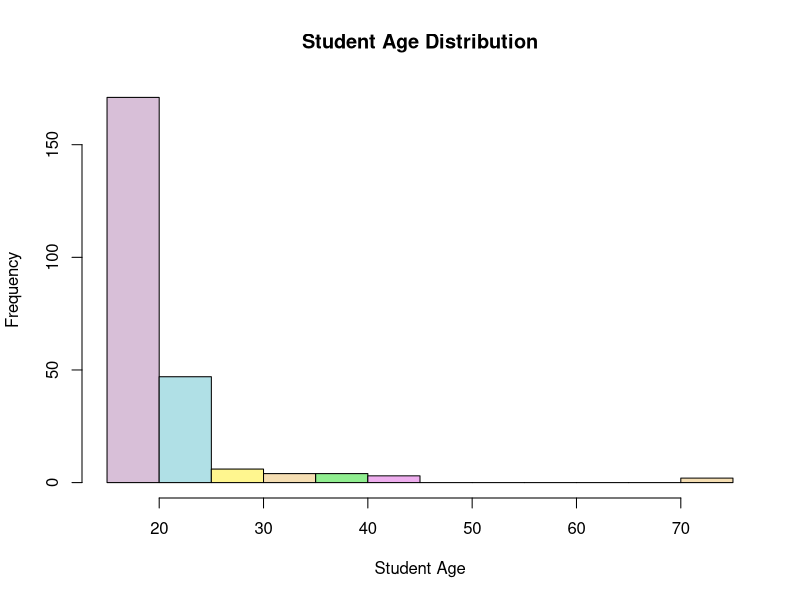
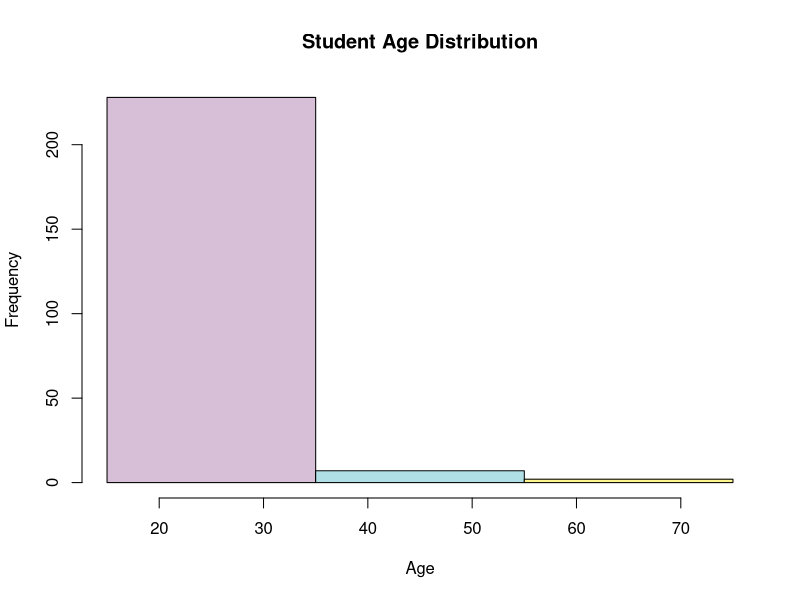
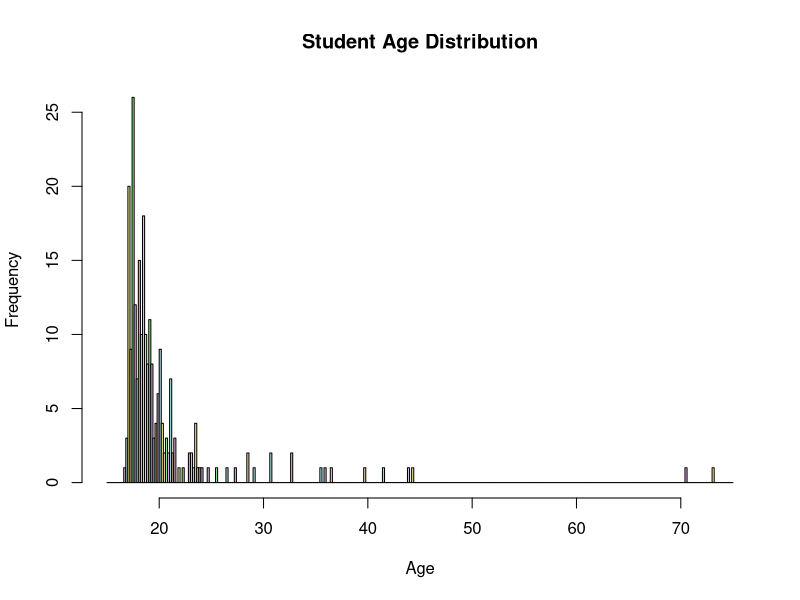
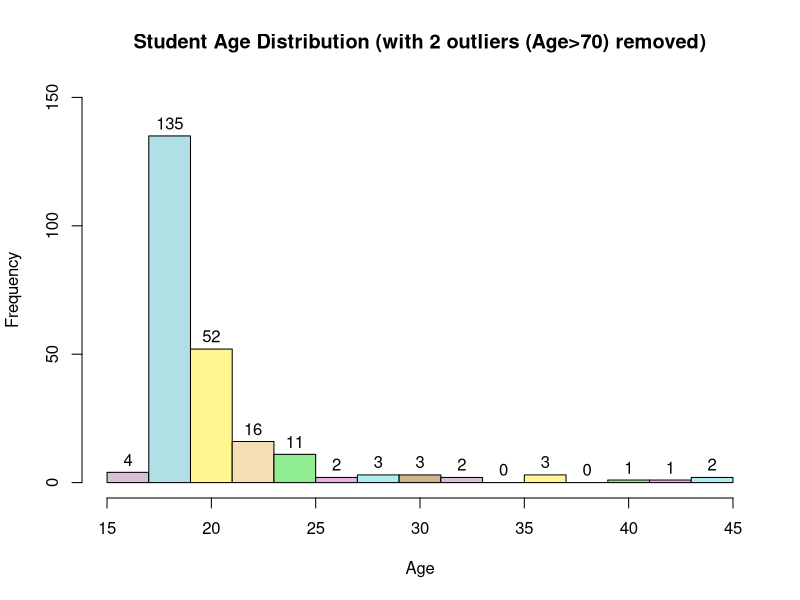
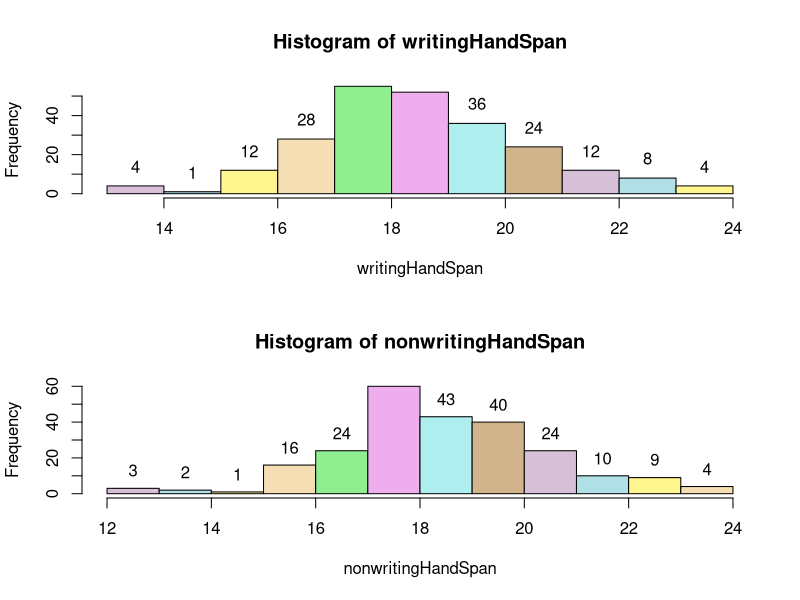
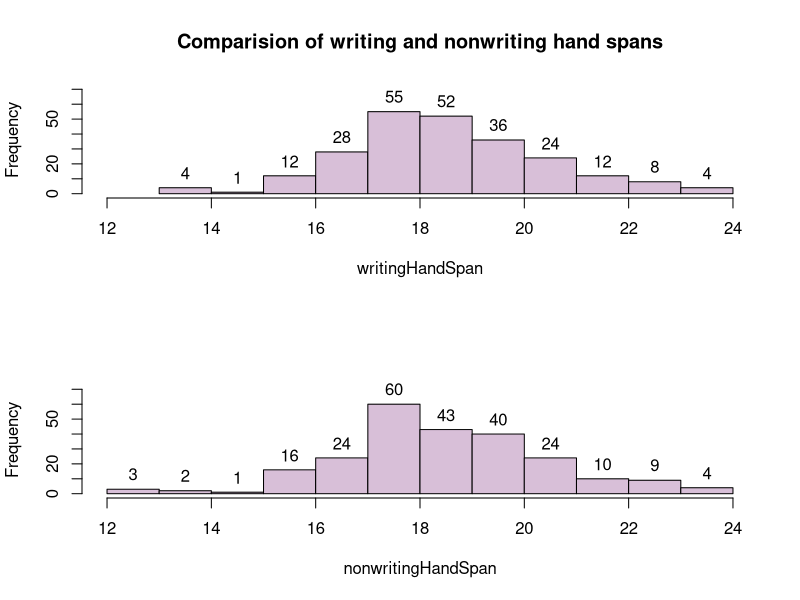
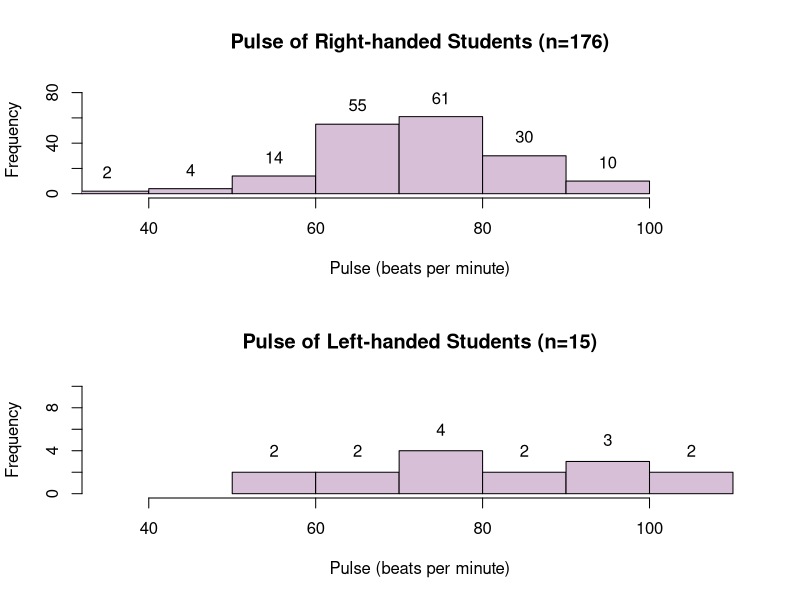

These charts were generated, in order, by the following R code:
library(MASS)
data(survey)

colors <- c("thistle", "powderblue", "khaki1", " wheat", "lightgreen", "plum2", "paleturquoise", "tan")

png(filename="histogram.png", width=600, heigh=400)
hist(survey$Age, right=FALSE, col=colors, 
  main="Student Age Distribution", 
  xlab="Student Age", ylab="Frequency")
dev.off()

# effect of breaks
png(filename="histogram_breaks_few.png", width=600, heigh=400)
breaks = seq(15, 75, by=20)    # too few classes
hist(survey$Age, right=FALSE, col=colors, breaks=breaks,
  main="Student Age Distribution", 
  xlab="Age", ylab="Frequency")
dev.off()
png(filename="histogram_breaks_many.png", width=600, heigh=400)
breaks = seq(15, 75, by=.2)   # too many classes
hist(survey$Age, right=FALSE, col=colors, breaks=breaks,
  main="Student Age Distribution", 
  xlab="Age", ylab="Frequency")
dev.off()

# removing outliers
png(filename="histogram_no_outliers.png", width=600, heigh=400)
x <- survey$Age[survey$Age<70]
breaks = seq(15,45, by=2)
g <- hist(x, right=FALSE, col=colors, breaks=breaks,
  main="Student Age Distribution (with 2 outliers (Age>70) removed)", 
  xlab="Age", ylab="Frequency", ylim=c(0,150))
text(g$mid, g$counts+5, labels=g$counts)
dev.off()



###
### Example: Hand Span for Writing vs Non-writing Hands
### 

# compare follow two code blocks

writingHandSpan <- na.omit(survey$Wr.Hnd)
nonwritingHandSpan <- na.omit(survey$NW.Hnd)

tmp <- na.omit(survey[c("Wr.Hnd", "NW.Hnd")])
writingHandSpan <- tmp$Wr.Hnd
nonwritingHandSpan <- tmp$NW.Hnd

png(filename="hand_span_01.png", width=600, heigh=400)
# draw two diagrams (using 2 rows and 1 column)
par(mfrow=c(2,1))

g <- hist(writingHandSpan, col=colors)
text(g$mid, g$counts+10, labels=g$counts)
g <- hist(nonwritingHandSpan, col=colors)
text(g$mid, g$counts+10, labels=g$counts)
dev.off()

png(filename="hand_span_02.png", width=600, heigh=400)
par(mfrow=c(2,1))

g <- hist(writingHandSpan, col=colors[1],
  xlim=c(12,24), ylim=c(0,72), 
  main="Comparision of writing and nonwriting hand spans")
text(g$mid, g$counts+10, labels=g$counts)
g <- hist(nonwritingHandSpan, col=colors[1],
  xlim=c(12,24), ylim=c(0,72), 
  main="")
text(g$mid, g$counts+10, labels=g$counts)
dev.off()








###
### Example: Hand Span for Writing vs Non-writing Hands
### 

# comparision of pulse rate for right-handed vs left-handed 

pulseRightHanded <- na.omit(survey$Pulse[survey$W.Hnd=="Right"])
pulseLeftHanded <- na.omit(survey$Pulse[survey$W.Hnd=="Left"])

tmp <- na.omit(survey[c("Pulse", "W.Hnd")])
pulseRightHanded <- subset(tmp, W.Hnd=="Right")$Pulse
pulseLeftHanded <- subset(tmp, W.Hnd=="Left")$Pulse

png(filename="pulse_writing_hand.png", width=600, heigh=400)
par(mfrow=c(2,1))

g <- hist(pulseRightHanded, xlim=c(35,110), ylim=c(0,85),
  col=colors[1],
  main=sprintf("Pulse of Right-handed Students (n=%d)", 
    length(pulseRightHanded)),
  xlab="Pulse (beats per minute)")
text(g$mid, g$counts+15, labels=g$counts)

g <- hist(pulseLeftHanded, xlim=c(35,110), ylim=c(0,10),
  col=colors[1],
  main=sprintf("Pulse of Left-handed Students (n=%d)",
    length(pulseLeftHanded)),
  xlab="Pulse (beats per minute)")
text(g$mid, g$counts+2, labels=g$counts)
dev.off()


